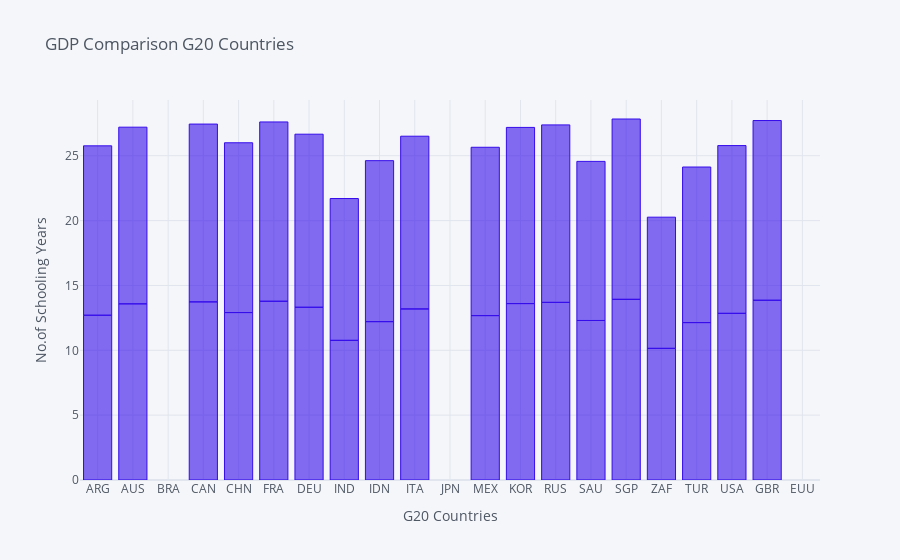

This figure's notebook cell:
### Code cell
# print(schooling_yrs)

#plot interactive line chart via plotly
schooling_yrs.iplot(kind = 'bar',xTitle = 'G20 Countries',yTitle='No.of Schooling Years', x = ["Country Code"], y = '2018 [YR2018]',\
                 title = "GDP Comparison G20 Countries", colors = ['#350ceb','eb130c'])
# gdpdf.iplot(kind = 'bar',xTitle = 'G20 Countries',yTitle='GDP (in USD)', x = "Country Code", y = '2019 [YR2019]',\
#                  title = "GDP Comparison G20 Countries")
plt.show()

### Figure 1 — Plotly figure (JSON) as saved in the notebook; plotly's stock layout.template omitted (floating-point values rounded to 4 significant figures)
{"data": [{"marker": {"color": "rgba(53, 12, 235, 0.6)", "line": {"color": "rgba(53, 12, 235, 1.0)", "width": 1}}, "name": "2018 [YR2018]", "orientation": "v", "text": "", "type": "bar", "x": ["ARG", "AUS", "BRA", "CAN", "CHN", "FRA", "DEU", "IND", "IDN", "ITA", "JPN", "MEX", "KOR", "RUS", "SAU", "SGP", "ZAF", "TUR", "USA", "GBR", "EUU", "ARG", "AUS", "BRA", "CAN", "CHN", "FRA", "DEU", "IND", "IDN", "ITA", "JPN", "MEX", "KOR", "RUS", "SAU", "SGP", "ZAF", "TUR", "USA", "GBR", "EUU"], "y": [12.7, 13.58, "", 13.73, 12.91, 13.78, 13.32, 10.77, 12.21, 13.19, "", 12.67, 13.6, 13.69, 12.3, 13.93, 10.15, 12.14, 12.85, 13.86, "", 13.06, 13.62, "", 13.71, 13.09, 13.82, 13.34, 10.94, 12.41, 13.32, "", 12.98, 13.58, 13.69, 12.27, 13.9, 10.11, 12.0, 12.94, 13.86, ""]}], "layout": {"legend": {"bgcolor": "#F5F6F9", "font": {"color": "#4D5663"}}, "paper_bgcolor": "#F5F6F9", "plot_bgcolor": "#F5F6F9", "title": {"font": {"color": "#4D5663"}, "text": "GDP Comparison G20 Countries"}, "xaxis": {"gridcolor": "#E1E5ED", "showgrid": true, "tickfont": {"color": "#4D5663"}, "title": {"font": {"color": "#4D5663"}, "text": "G20 Countries"}, "zerolinecolor": "#E1E5ED"}, "yaxis": {"gridcolor": "#E1E5ED", "showgrid": true, "tickfont": {"color": "#4D5663"}, "title": {"font": {"color": "#4D5663"}, "text": "No.of Schooling Years"}, "zerolinecolor": "#E1E5ED"}}}
